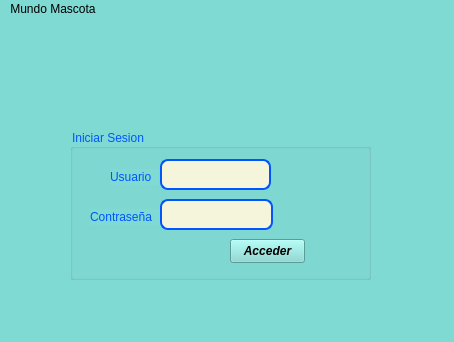
<?xml version="1.0" encoding="UTF-8"?>
<ui version="4.0">
 <class>MainWindow</class>
 <widget class="QMainWindow" name="MainWindow">
  <property name="geometry">
   <rect>
    <x>0</x>
    <y>0</y>
    <width>454</width>
    <height>342</height>
   </rect>
  </property>
  <property name="windowTitle">
   <string>MainWindow</string>
  </property>
  <property name="styleSheet">
   <string notr="true">background-color: #7FDAD3</string>
  </property>
  <widget class="QWidget" name="widget">
   <property name="enabled">
    <bool>true</bool>
   </property>
   <widget class="QGroupBox" name="groupBox">
    <property name="geometry">
     <rect>
      <x>70</x>
      <y>110</y>
      <width>301</width>
      <height>151</height>
     </rect>
    </property>
    <property name="styleSheet">
     <string notr="true">color: rgb(0, 85, 255)</string>
    </property>
    <property name="title">
     <string>Iniciar Sesion</string>
    </property>
    <widget class="QLabel" name="label">
     <property name="geometry">
      <rect>
       <x>40</x>
       <y>40</y>
       <width>49</width>
       <height>16</height>
      </rect>
     </property>
     <property name="text">
      <string>Usuario</string>
     </property>
    </widget>
    <widget class="QLabel" name="label_2">
     <property name="geometry">
      <rect>
       <x>20</x>
       <y>80</y>
       <width>71</width>
       <height>16</height>
      </rect>
     </property>
     <property name="text">
      <string>Contraseña</string>
     </property>
    </widget>
    <widget class="QLineEdit" name="lineEdit_usuario">
     <property name="geometry">
      <rect>
       <x>90</x>
       <y>30</y>
       <width>111</width>
       <height>31</height>
      </rect>
     </property>
     <property name="styleSheet">
      <string notr="true">QLineEdit {
    border: 2px solid rgb(0, 85, 255); /* borde azul */
    border-radius: 8px;                /* esquinas redondeadas */
    padding: 4px;                       /* espacio interno */
    background-color: #F5F5DC;          /* fondo beige (opcional) */
    color: #000000;                     /* texto negro */
}

QLineEdit:focus {
    border: 2px solid rgb(0, 60, 200); /* borde un poco más oscuro al hacer clic */
}
</string>
     </property>
    </widget>
    <widget class="QLineEdit" name="lineEdit_contrasenia">
     <property name="geometry">
      <rect>
       <x>90</x>
       <y>70</y>
       <width>113</width>
       <height>31</height>
      </rect>
     </property>
     <property name="styleSheet">
      <string notr="true">QLineEdit {
    border: 2px solid rgb(0, 85, 255); /* borde azul */
    border-radius: 8px;                /* esquinas redondeadas */
    padding: 4px;                       /* espacio interno */
    background-color: #F5F5DC;          /* fondo beige (opcional) */
    color: #000000;                     /* texto negro */
}

QLineEdit:focus {
    border: 2px solid rgb(0, 60, 200); /* borde un poco más oscuro al hacer clic */
}
</string>
     </property>
     <property name="echoMode">
      <enum>QLineEdit::EchoMode::Password</enum>
     </property>
    </widget>
    <widget class="QPushButton" name="pushButton_acceder">
     <property name="geometry">
      <rect>
       <x>160</x>
       <y>110</y>
       <width>75</width>
       <height>24</height>
      </rect>
     </property>
     <property name="font">
      <font>
       <italic>true</italic>
       <bold>true</bold>
      </font>
     </property>
     <property name="styleSheet">
      <string notr="true">color:rgb(0, 0, 0)</string>
     </property>
     <property name="text">
      <string>Acceder</string>
     </property>
    </widget>
   </widget>
   <widget class="QLabel" name="label_3">
    <property name="geometry">
     <rect>
      <x>70</x>
      <y>10</y>
      <width>301</width>
      <height>101</height>
     </rect>
    </property>
    <property name="text">
     <string/>
    </property>
    <property name="pixmap">
     <pixmap resource="imagen.qrc">:/imagen/mascota.png</pixmap>
    </property>
    <property name="scaledContents">
     <bool>true</bool>
    </property>
   </widget>
  </widget>
  <widget class="QStatusBar" name="statusbar"/>
  <widget class="QMenuBar" name="menubar">
   <property name="geometry">
    <rect>
     <x>0</x>
     <y>0</y>
     <width>454</width>
     <height>22</height>
    </rect>
   </property>
   <widget class="QMenu" name="menuMundo_Mascota">
    <property name="title">
     <string>Mundo Mascota</string>
    </property>
   </widget>
   <addaction name="menuMundo_Mascota"/>
  </widget>
 </widget>
 <resources>
  <include location="imagen.qrc"/>
 </resources>
 <connections/>
</ui>
